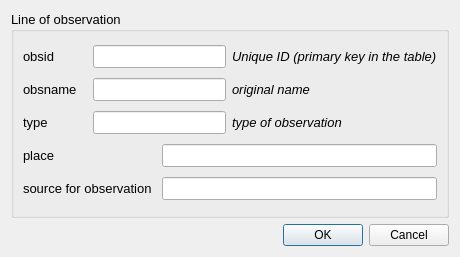
<?xml version="1.0" encoding="UTF-8"?>
<ui version="4.0">
 <class>Dialog</class>
 <widget class="QDialog" name="Dialog">
  <property name="geometry">
   <rect>
    <x>0</x>
    <y>0</y>
    <width>460</width>
    <height>257</height>
   </rect>
  </property>
  <property name="windowTitle">
   <string>Dialog</string>
  </property>
  <layout class="QGridLayout" name="gridLayout_2">
   <item row="0" column="0">
    <widget class="QGroupBox" name="Grundinfo">
     <property name="sizePolicy">
      <sizepolicy hsizetype="Preferred" vsizetype="Preferred">
       <horstretch>100</horstretch>
       <verstretch>100</verstretch>
      </sizepolicy>
     </property>
     <property name="minimumSize">
      <size>
       <width>411</width>
       <height>157</height>
      </size>
     </property>
     <property name="maximumSize">
      <size>
       <width>800</width>
       <height>600</height>
      </size>
     </property>
     <property name="font">
      <font>
       <family>Arial</family>
       <pointsize>10</pointsize>
      </font>
     </property>
     <property name="title">
      <string>Line of observation</string>
     </property>
     <layout class="QGridLayout" name="gridLayout">
      <item row="0" column="0">
       <widget class="QLabel" name="label">
        <property name="enabled">
         <bool>true</bool>
        </property>
        <property name="sizePolicy">
         <sizepolicy hsizetype="Minimum" vsizetype="Fixed">
          <horstretch>0</horstretch>
          <verstretch>0</verstretch>
         </sizepolicy>
        </property>
        <property name="minimumSize">
         <size>
          <width>0</width>
          <height>0</height>
         </size>
        </property>
        <property name="maximumSize">
         <size>
          <width>16777215</width>
          <height>16777215</height>
         </size>
        </property>
        <property name="font">
         <font>
          <pointsize>10</pointsize>
         </font>
        </property>
        <property name="layoutDirection">
         <enum>Qt::RightToLeft</enum>
        </property>
        <property name="text">
         <string>obsid</string>
        </property>
        <property name="alignment">
         <set>Qt::AlignLeading|Qt::AlignLeft|Qt::AlignVCenter</set>
        </property>
       </widget>
      </item>
      <item row="0" column="1" colspan="2">
       <widget class="QLineEdit" name="obsid">
        <property name="sizePolicy">
         <sizepolicy hsizetype="Expanding" vsizetype="Fixed">
          <horstretch>0</horstretch>
          <verstretch>0</verstretch>
         </sizepolicy>
        </property>
        <property name="minimumSize">
         <size>
          <width>0</width>
          <height>0</height>
         </size>
        </property>
        <property name="maximumSize">
         <size>
          <width>16777215</width>
          <height>16777215</height>
         </size>
        </property>
        <property name="font">
         <font>
          <pointsize>10</pointsize>
         </font>
        </property>
        <property name="alignment">
         <set>Qt::AlignLeading|Qt::AlignLeft|Qt::AlignVCenter</set>
        </property>
       </widget>
      </item>
      <item row="0" column="3">
       <widget class="QLabel" name="label_3">
        <property name="sizePolicy">
         <sizepolicy hsizetype="Minimum" vsizetype="Fixed">
          <horstretch>0</horstretch>
          <verstretch>0</verstretch>
         </sizepolicy>
        </property>
        <property name="minimumSize">
         <size>
          <width>0</width>
          <height>0</height>
         </size>
        </property>
        <property name="maximumSize">
         <size>
          <width>16777215</width>
          <height>16777215</height>
         </size>
        </property>
        <property name="font">
         <font>
          <pointsize>10</pointsize>
          <italic>true</italic>
         </font>
        </property>
        <property name="text">
         <string>Unique ID (primary key in the table)</string>
        </property>
        <property name="alignment">
         <set>Qt::AlignLeading|Qt::AlignLeft|Qt::AlignVCenter</set>
        </property>
       </widget>
      </item>
      <item row="1" column="0">
       <widget class="QLabel" name="label_2">
        <property name="enabled">
         <bool>true</bool>
        </property>
        <property name="sizePolicy">
         <sizepolicy hsizetype="Minimum" vsizetype="Fixed">
          <horstretch>0</horstretch>
          <verstretch>0</verstretch>
         </sizepolicy>
        </property>
        <property name="minimumSize">
         <size>
          <width>0</width>
          <height>0</height>
         </size>
        </property>
        <property name="maximumSize">
         <size>
          <width>16777215</width>
          <height>16777215</height>
         </size>
        </property>
        <property name="font">
         <font>
          <pointsize>10</pointsize>
         </font>
        </property>
        <property name="layoutDirection">
         <enum>Qt::RightToLeft</enum>
        </property>
        <property name="text">
         <string>obsname</string>
        </property>
        <property name="alignment">
         <set>Qt::AlignLeading|Qt::AlignLeft|Qt::AlignVCenter</set>
        </property>
       </widget>
      </item>
      <item row="1" column="1" colspan="2">
       <widget class="QLineEdit" name="name">
        <property name="sizePolicy">
         <sizepolicy hsizetype="Expanding" vsizetype="Fixed">
          <horstretch>0</horstretch>
          <verstretch>0</verstretch>
         </sizepolicy>
        </property>
        <property name="minimumSize">
         <size>
          <width>0</width>
          <height>0</height>
         </size>
        </property>
        <property name="maximumSize">
         <size>
          <width>16777215</width>
          <height>16777215</height>
         </size>
        </property>
        <property name="font">
         <font>
          <pointsize>10</pointsize>
         </font>
        </property>
        <property name="alignment">
         <set>Qt::AlignLeading|Qt::AlignLeft|Qt::AlignVCenter</set>
        </property>
       </widget>
      </item>
      <item row="1" column="3">
       <widget class="QLabel" name="label_20">
        <property name="sizePolicy">
         <sizepolicy hsizetype="Minimum" vsizetype="Fixed">
          <horstretch>0</horstretch>
          <verstretch>0</verstretch>
         </sizepolicy>
        </property>
        <property name="minimumSize">
         <size>
          <width>0</width>
          <height>0</height>
         </size>
        </property>
        <property name="maximumSize">
         <size>
          <width>16777215</width>
          <height>16777215</height>
         </size>
        </property>
        <property name="font">
         <font>
          <pointsize>10</pointsize>
          <italic>true</italic>
         </font>
        </property>
        <property name="text">
         <string>original name</string>
        </property>
        <property name="alignment">
         <set>Qt::AlignLeading|Qt::AlignLeft|Qt::AlignVCenter</set>
        </property>
       </widget>
      </item>
      <item row="2" column="0">
       <widget class="QLabel" name="label_4">
        <property name="enabled">
         <bool>true</bool>
        </property>
        <property name="sizePolicy">
         <sizepolicy hsizetype="Minimum" vsizetype="Fixed">
          <horstretch>0</horstretch>
          <verstretch>0</verstretch>
         </sizepolicy>
        </property>
        <property name="minimumSize">
         <size>
          <width>0</width>
          <height>0</height>
         </size>
        </property>
        <property name="maximumSize">
         <size>
          <width>16777215</width>
          <height>16777215</height>
         </size>
        </property>
        <property name="font">
         <font>
          <pointsize>10</pointsize>
         </font>
        </property>
        <property name="layoutDirection">
         <enum>Qt::RightToLeft</enum>
        </property>
        <property name="text">
         <string>type</string>
        </property>
        <property name="alignment">
         <set>Qt::AlignLeading|Qt::AlignLeft|Qt::AlignVCenter</set>
        </property>
       </widget>
      </item>
      <item row="2" column="1" colspan="2">
       <widget class="QLineEdit" name="type">
        <property name="sizePolicy">
         <sizepolicy hsizetype="Expanding" vsizetype="Fixed">
          <horstretch>0</horstretch>
          <verstretch>0</verstretch>
         </sizepolicy>
        </property>
        <property name="minimumSize">
         <size>
          <width>0</width>
          <height>0</height>
         </size>
        </property>
        <property name="maximumSize">
         <size>
          <width>16777215</width>
          <height>16777215</height>
         </size>
        </property>
        <property name="font">
         <font>
          <pointsize>10</pointsize>
         </font>
        </property>
        <property name="toolTip">
         <string>seismics, vlf, gpr
(ground penetrating radar),
etc</string>
        </property>
        <property name="alignment">
         <set>Qt::AlignLeading|Qt::AlignLeft|Qt::AlignVCenter</set>
        </property>
       </widget>
      </item>
      <item row="2" column="3">
       <widget class="QLabel" name="label_17">
        <property name="sizePolicy">
         <sizepolicy hsizetype="Minimum" vsizetype="Fixed">
          <horstretch>0</horstretch>
          <verstretch>0</verstretch>
         </sizepolicy>
        </property>
        <property name="minimumSize">
         <size>
          <width>0</width>
          <height>0</height>
         </size>
        </property>
        <property name="maximumSize">
         <size>
          <width>16777215</width>
          <height>16777215</height>
         </size>
        </property>
        <property name="font">
         <font>
          <pointsize>10</pointsize>
          <italic>true</italic>
         </font>
        </property>
        <property name="text">
         <string>type of observation</string>
        </property>
        <property name="alignment">
         <set>Qt::AlignLeading|Qt::AlignLeft|Qt::AlignVCenter</set>
        </property>
        <property name="wordWrap">
         <bool>true</bool>
        </property>
       </widget>
      </item>
      <item row="3" column="0">
       <widget class="QLabel" name="Referensinformation">
        <property name="enabled">
         <bool>true</bool>
        </property>
        <property name="sizePolicy">
         <sizepolicy hsizetype="Minimum" vsizetype="Fixed">
          <horstretch>0</horstretch>
          <verstretch>0</verstretch>
         </sizepolicy>
        </property>
        <property name="minimumSize">
         <size>
          <width>0</width>
          <height>0</height>
         </size>
        </property>
        <property name="maximumSize">
         <size>
          <width>16777215</width>
          <height>16777215</height>
         </size>
        </property>
        <property name="font">
         <font>
          <pointsize>10</pointsize>
         </font>
        </property>
        <property name="layoutDirection">
         <enum>Qt::RightToLeft</enum>
        </property>
        <property name="text">
         <string>place</string>
        </property>
        <property name="alignment">
         <set>Qt::AlignLeading|Qt::AlignLeft|Qt::AlignVCenter</set>
        </property>
       </widget>
      </item>
      <item row="3" column="2" colspan="2">
       <widget class="QLineEdit" name="place">
        <property name="sizePolicy">
         <sizepolicy hsizetype="Expanding" vsizetype="Fixed">
          <horstretch>0</horstretch>
          <verstretch>0</verstretch>
         </sizepolicy>
        </property>
        <property name="minimumSize">
         <size>
          <width>0</width>
          <height>0</height>
         </size>
        </property>
        <property name="maximumSize">
         <size>
          <width>16777215</width>
          <height>16777215</height>
         </size>
        </property>
        <property name="font">
         <font>
          <pointsize>10</pointsize>
         </font>
        </property>
        <property name="alignment">
         <set>Qt::AlignLeading|Qt::AlignLeft|Qt::AlignVCenter</set>
        </property>
       </widget>
      </item>
      <item row="4" column="0" colspan="2">
       <widget class="QLabel" name="label_18">
        <property name="sizePolicy">
         <sizepolicy hsizetype="Minimum" vsizetype="Fixed">
          <horstretch>0</horstretch>
          <verstretch>0</verstretch>
         </sizepolicy>
        </property>
        <property name="minimumSize">
         <size>
          <width>0</width>
          <height>0</height>
         </size>
        </property>
        <property name="maximumSize">
         <size>
          <width>16777215</width>
          <height>16777215</height>
         </size>
        </property>
        <property name="font">
         <font>
          <pointsize>10</pointsize>
         </font>
        </property>
        <property name="text">
         <string>source for observation</string>
        </property>
        <property name="alignment">
         <set>Qt::AlignLeading|Qt::AlignLeft|Qt::AlignVCenter</set>
        </property>
       </widget>
      </item>
      <item row="4" column="2" colspan="2">
       <widget class="QLineEdit" name="source">
        <property name="sizePolicy">
         <sizepolicy hsizetype="Expanding" vsizetype="Fixed">
          <horstretch>0</horstretch>
          <verstretch>0</verstretch>
         </sizepolicy>
        </property>
        <property name="minimumSize">
         <size>
          <width>0</width>
          <height>0</height>
         </size>
        </property>
        <property name="maximumSize">
         <size>
          <width>16777215</width>
          <height>16777215</height>
         </size>
        </property>
        <property name="font">
         <font>
          <pointsize>10</pointsize>
         </font>
        </property>
        <property name="alignment">
         <set>Qt::AlignLeading|Qt::AlignLeft|Qt::AlignVCenter</set>
        </property>
       </widget>
      </item>
     </layout>
    </widget>
   </item>
   <item row="1" column="0">
    <widget class="QDialogButtonBox" name="buttonBox">
     <property name="orientation">
      <enum>Qt::Horizontal</enum>
     </property>
     <property name="standardButtons">
      <set>QDialogButtonBox::Cancel|QDialogButtonBox::Ok</set>
     </property>
    </widget>
   </item>
  </layout>
 </widget>
 <tabstops>
  <tabstop>obsid</tabstop>
  <tabstop>name</tabstop>
  <tabstop>type</tabstop>
  <tabstop>place</tabstop>
  <tabstop>source</tabstop>
  <tabstop>buttonBox</tabstop>
 </tabstops>
 <resources/>
 <connections>
  <connection>
   <sender>buttonBox</sender>
   <signal>accepted()</signal>
   <receiver>Dialog</receiver>
   <slot>accept()</slot>
   <hints>
    <hint type="sourcelabel">
     <x>248</x>
     <y>254</y>
    </hint>
    <hint type="destinationlabel">
     <x>157</x>
     <y>274</y>
    </hint>
   </hints>
  </connection>
  <connection>
   <sender>buttonBox</sender>
   <signal>rejected()</signal>
   <receiver>Dialog</receiver>
   <slot>reject()</slot>
   <hints>
    <hint type="sourcelabel">
     <x>316</x>
     <y>260</y>
    </hint>
    <hint type="destinationlabel">
     <x>286</x>
     <y>274</y>
    </hint>
   </hints>
  </connection>
 </connections>
</ui>
